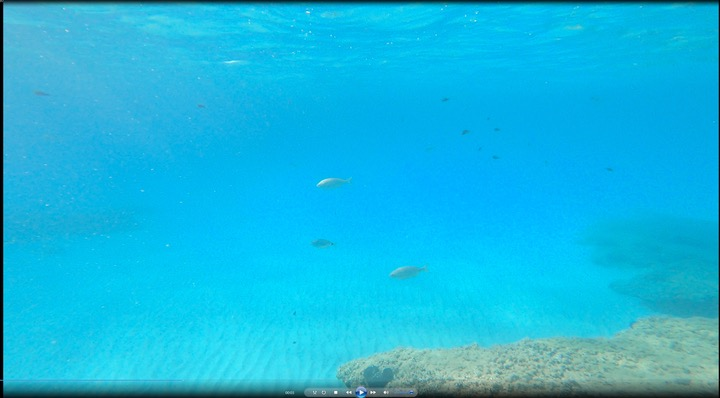
#> input picture test-image.jpeg, 720 x 398 px
$ python clahe-script.py
#> lines starting #> are read from the running program, lines starting #| are printed output that depends on the picture
# source: https://www.geeksforgeeks.org/python/clahe-histogram-eqalization-opencv/

import cv2
import numpy as np

def display_image(title, image):
    try:
        from google.colab.patches import cv2_imshow
        cv2_imshow(image)
    except ImportError:
        cv2.imshow(title, image)
        cv2.waitKey(0)
        cv2.destroyAllWindows()

# upload image and create image object
image_path = "test-image.jpeg"
image = cv2.imread(image_path)
#> image is the input picture: shape (398, 720, 3); mean B, G, R 223.4, 182.8, 22.6
image_bw = cv2.cvtColor(image, cv2.COLOR_BGR2GRAY)
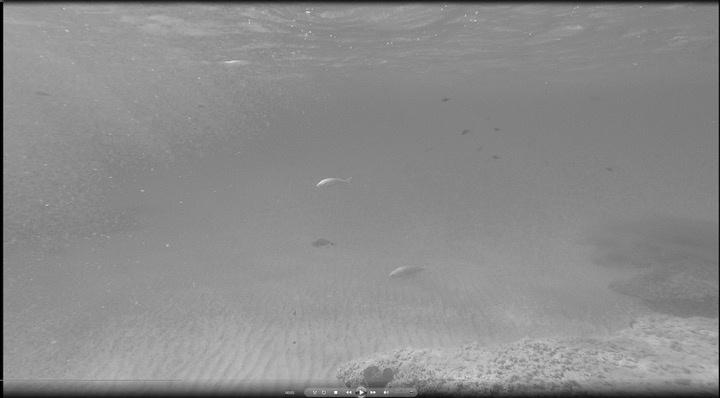
#> image_bw: shape (398, 720); min 0, max 252, mean 139.5
clahe = cv2.createCLAHE(clipLimit=5)

# apply contrast
BRIGHTNESS = 1
clahe_img = np.clip(clahe.apply(image_bw) + BRIGHTNESS, 0, 255).astype(np.uint8)
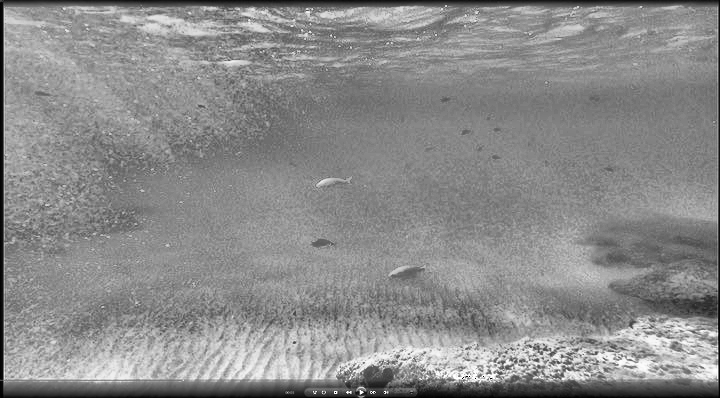
#> clahe_img: shape (398, 720); min 0, max 255, mean 138.9

# display final image
display_image("result", clahe_img)
